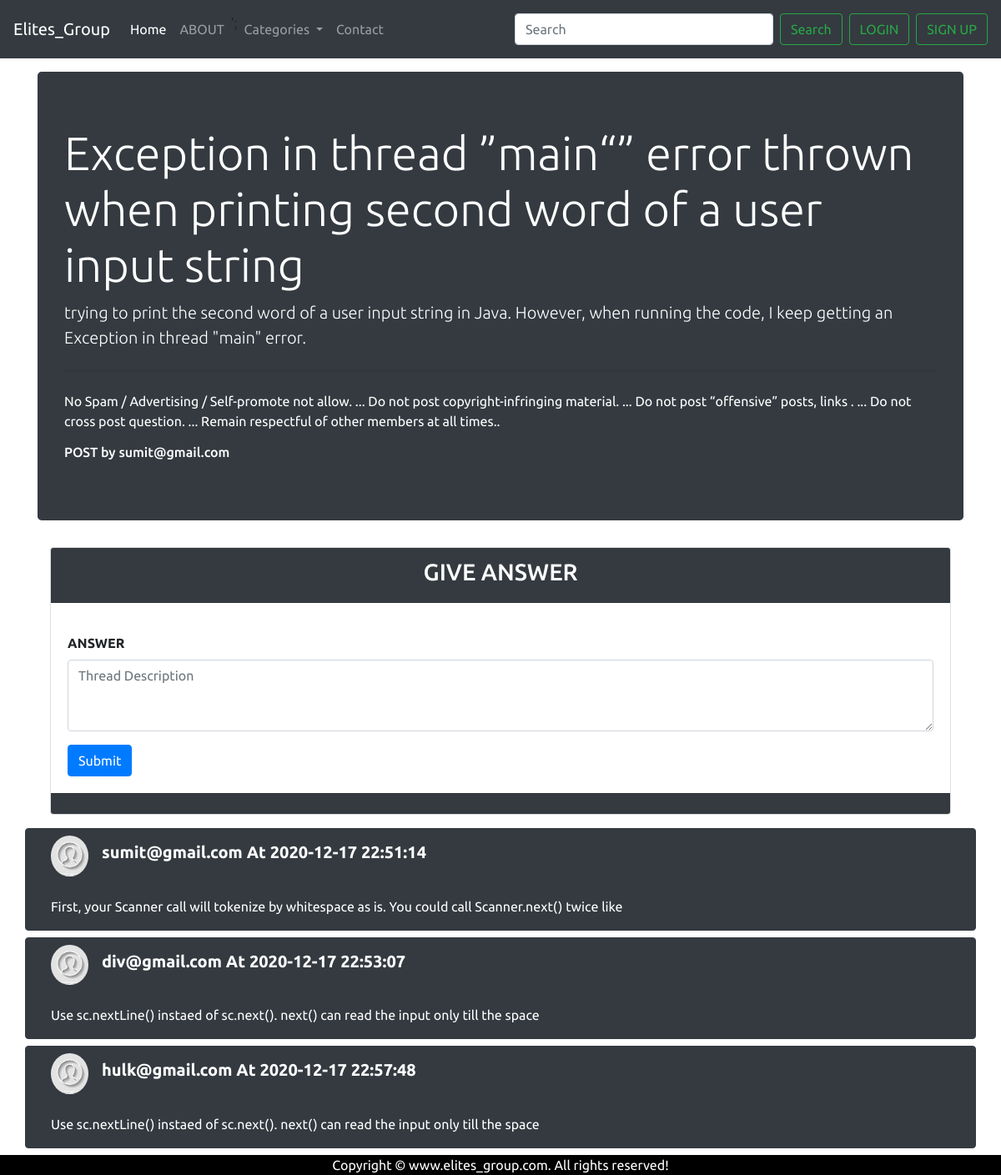
The app's page /thread_answ.php?threadid=9 with its own data.
### tables this page shows
CREATE TABLE `threads` (
  `thread_title` varchar(255) NOT NULL,
  `thread_desc` text NOT NULL,
  `thread_cat_id` int(255) NOT NULL,
  `thread_user_id` int(11) NOT NULL,
  `time` datetime NOT NULL,
  `thread_id` int(11) NOT NULL
);

CREATE TABLE `eliteuser` (
  `user_id` int(11) NOT NULL,
  `email` varchar(255) NOT NULL,
  `pass` varchar(255) NOT NULL,
  `time` datetime NOT NULL
);

CREATE TABLE `comment` (
  `thread_id` int(255) NOT NULL,
  `comment` text NOT NULL,
  `comment_by` varchar(255) NOT NULL,
  `time` datetime NOT NULL,
  `comment_id` int(255) NOT NULL
);

### thread_answ.php (the view, shortened to what this page needs)
<!doctype html>
<html lang="en">
  <head>
    <link rel="stylesheet" href="https://stackpath.bootstrapcdn.com/bootstrap/4.5.2/css/bootstrap.min.css">
  </head>
  <body style="font-family: 'Ubuntu', sans-serif;">
    <?php include 'nav.php';?>
    <?php include 'dbconnect.php';?>
    <?php
      $tid= $_GET['threadid'];
      $sql="SELECT * FROM `threads` WHERE thread_id=$tid";
      $result=mysqli_query($con,$sql);
      while($row=mysqli_fetch_assoc($result)){
        $title= $row['thread_title'];
        $desc= $row['thread_desc'];
        $my_user=$row['thread_user_id'];
      $my_user_id=0;
$sql3="SELECT * FROM `eliteuser` WHERE user_id='$my_user'";
$result3=mysqli_query($con,$sql3);
while($row3=mysqli_fetch_assoc($result3)){
$my_user_id=$row3['email'];
}
      }
    ?>
    <div class="container my-3 myfonts">
    <div class="jumbotron bg-dark text-white">
  <h1 class="display-4"> <?php echo $title; ?> </h1>
  <p class="lead"><?php echo $desc; ?></p>
  <hr class="my-4">
  <p>No Spam / Advertising / Self-promote not allow. ... Do not post copyright-infringing material. ... Do not post “offensive” posts, links . ... Do not cross post question. ... Remain respectful of other members at all times..</p>
  <h6><?php echo 'POST by '.$my_user_id.''; ?></h6>
</div>
    </div>
    <div class="container my-3 " >
    <div class="container">
    <div class="card ">
  <div class="card-header bg-dark">
     <h3 class="text-white text-center">GIVE ANSWER</h3>
  </div>
  <div class="card-body">
    <form action="<?php $_SERVER['REQUEST_URI']; ?>" method="POST">
  <div class="form-group">
    <label for="exampleInputPassword1" class="font-weight-bold">ANSWER</label>
    <textarea class="form-control" id="exampleFormControlTextarea1" name="answer" rows="3" placeholder="Thread Description" required></textarea>
  </div>
  <?php
  if(!empty($_SESSION['user_email'])){
  echo '<button type="submit" class="btn btn-primary" name="sub">Submit</button> </form>
  </div>';
  }
  else{
    echo '</form> <button class="btn btn-primary " data-toggle="modal" data-target="#sign_modal"  type="submit">Submit</button></div>';
  }
  ?>
  <div class="card-footer text-muted bg-dark">
  </div>
</div>
    </div>
    </div>
   <?php
    $sql="SELECT * FROM `comment` WHERE thread_id=$tid";
    $result=mysqli_query($con,$sql);
    while($row=mysqli_fetch_assoc($result)){
      $comment= $row['comment'];
      $comment_by= $row['comment_by'];
      $time=$row['time'];
        echo'<div class="container border border-dark  my-2 bg-dark rounded">
        <div class="text-white ">
        <ul class="list-unstyled container-fluid">
      <li class="media  ">
        <img class="mr-3 my-2 rounded-circle" src="img/user3.jpg" width="45px" alt="Generic placeholder image">
        <div class="media-body">
          <h5 class="mt-0 mb-1 font-weight-bold my-3">'.$comment_by.' At '.$time.'</h5>
        </div>
      </li>
    </ul>
    </div>
    <div class="container bg-dark text-white">
    <p>'.$comment.'</p>
    </div>
    </div>';
    }
   ?>
    <?php  include'footer.php'; ?>
  </body>
</html>

### records on screen
threads: thread_title "Exception in thread ”main“” error thrown when printing second word of a user input string", thread_desc "trying to print the second word of a user input string in Java. However, when running the code, I keep getting an Exception in thread \"main\" error."
eliteuser: email "sumit@gmail.com"
comment: comment_by "sumit@gmail.com", time "2020-12-17 22:51:14", comment "First, your Scanner call will tokenize by whitespace as is. You could call Scanner.next() twice like"
comment: comment_by "div@gmail.com", time "2020-12-17 22:53:07", comment "Use sc.nextLine() instaed of sc.next(). next() can read the input only till the space"
comment: comment_by "hulk@gmail.com", time "2020-12-17 22:57:48", comment "Use sc.nextLine() instaed of sc.next(). next() can read the input only till the space"
